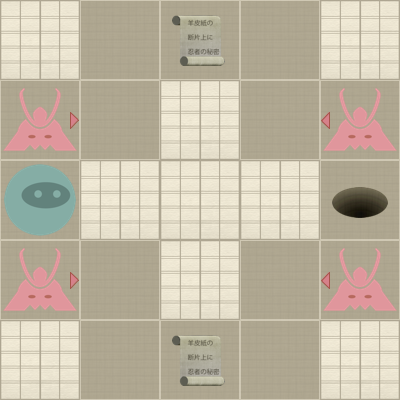

This game map was drawn from its Tiled (.tmx) file and the tilesets committed beside it. A one-line description and the trimmed map source follow:
An orthogonal 5x5 tile map with 80x80 px tiles, 2 tile layers (Level, Actors).

<map version="1.0" orientation="orthogonal" width="5" height="5" tilewidth="80" tileheight="80">
 <properties>
  <property name="moves" value="8" />
 </properties>
 <tileset firstgid="1" name="tiles" tilewidth="80" tileheight="80" spacing="2" margin="2">
  <image source="tiles-ipad.png" width="512" height="512" />
  <tile id="0">
   <properties>
    <property name="actor" value="exit" />
   </properties>
  </tile>
  <tile id="2">
   <properties>
    <property name="actor" value="guard" />
    <property name="direction" value="down" />
   </properties>
  </tile>
  <tile id="3">
   <properties>
    <property name="actor" value="guard" />
    <property name="direction" value="left" />
   </properties>
  </tile>
  <tile id="4">
   <properties>
    <property name="actor" value="guard" />
    <property name="direction" value="right" />
   </properties>
  </tile>
  <tile id="5">
   <properties>
    <property name="actor" value="guard" />
    <property name="direction" value="up" />
   </properties>
  </tile>
  <tile id="7">
   <properties>
    <property name="actor" value="player" />
   </properties>
  </tile>
  <tile id="8">
   <properties>
    <property name="actor" value="scroll" />
   </properties>
  </tile>
  <tile id="9">
   <properties>
    <property name="wall" value="1" />
   </properties>
  </tile>
 </tileset>
 <layer name="Level" width="5" height="5">
  <data>[25 cells, 25 non-empty, 2 distinct tile ids]</data>
 </layer>
 <layer name="Actors" width="5" height="5">
  <data>[25 cells, 8 non-empty, 5 distinct tile ids]</data>
 </layer>
</map>
